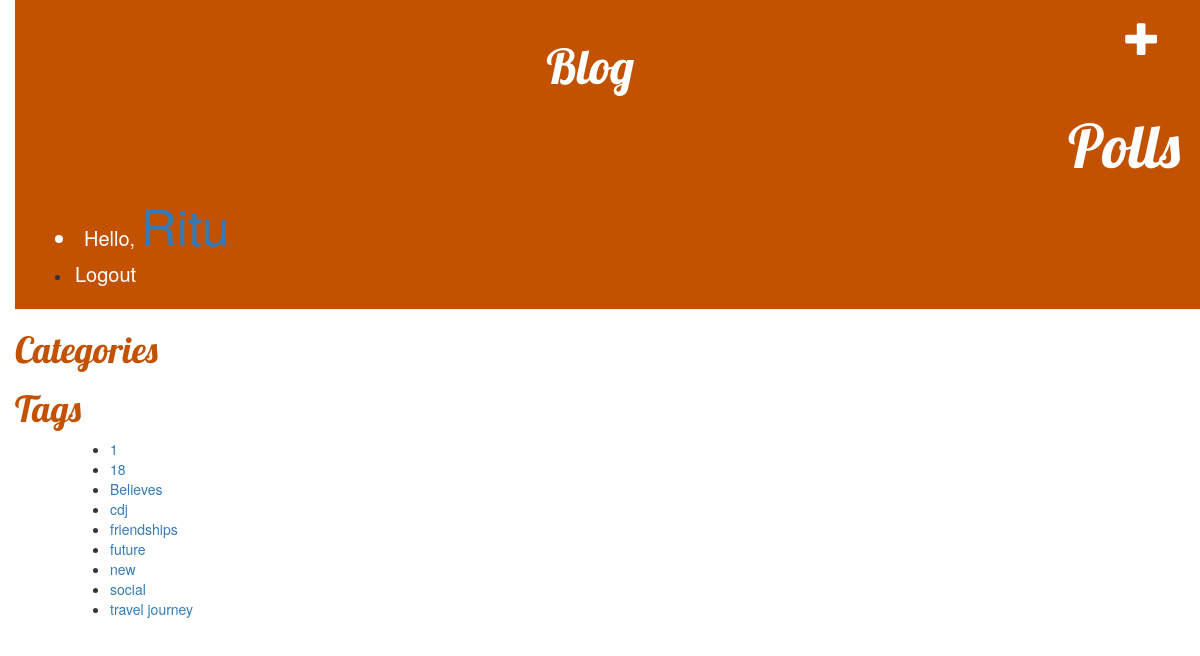
Screenshot of /post_list/category_list/ (signed in) with the database file from the repository.
### blog/models.py (models this page shows, shortened)
class Category(models.Model):
	created_at =models.DateTimeField(auto_now_add=True,verbose_name="created at")
	updated_at = models.DateTimeField(auto_now=True,verbose_name="Updated at")
	title = models.CharField(max_length=255, verbose_name="Title")
	text = models.TextField(blank = True)
	name = models.CharField(max_length=100, default=True)
	class Meta:
		verbose_name = "Category"
		verbose_name_plural = "Categories"
		ordering = ['title']
	def __str__(self):
		return self.title

### blog/views.py (the view)
# urls.py: path('post_list/category_list/',views.category_list, name='category_list'),
def category_list(request):
	category = Category.objects.all()
	print(category)
	return render(request,'category_list.html',{'category': category})

### blog/templates/category_list.html
{% extends 'blog/base.html' %}
{% block content %}
	<ul>
		{% for category in category %}
			<li><a href="{% url 'category_detail' category.pk %}">{{ category }}</a></li>
		{% endfor %}
	</ul>
{% endblock %}

### blog/static/css/blog.css (style rules this page uses)
body { padding-left: 15px; }

### blog/templates/blog/base.html (style rules this page uses)
li { text-align: left; }

### rows the page displays
Category: title "1"
Category: title "18"
Category: title "Believes"
Category: title "cdj"
Category: title "friendships"
Category: title "future"
Category: title "new"
Category: title "social"
Category: title "travel journey"
